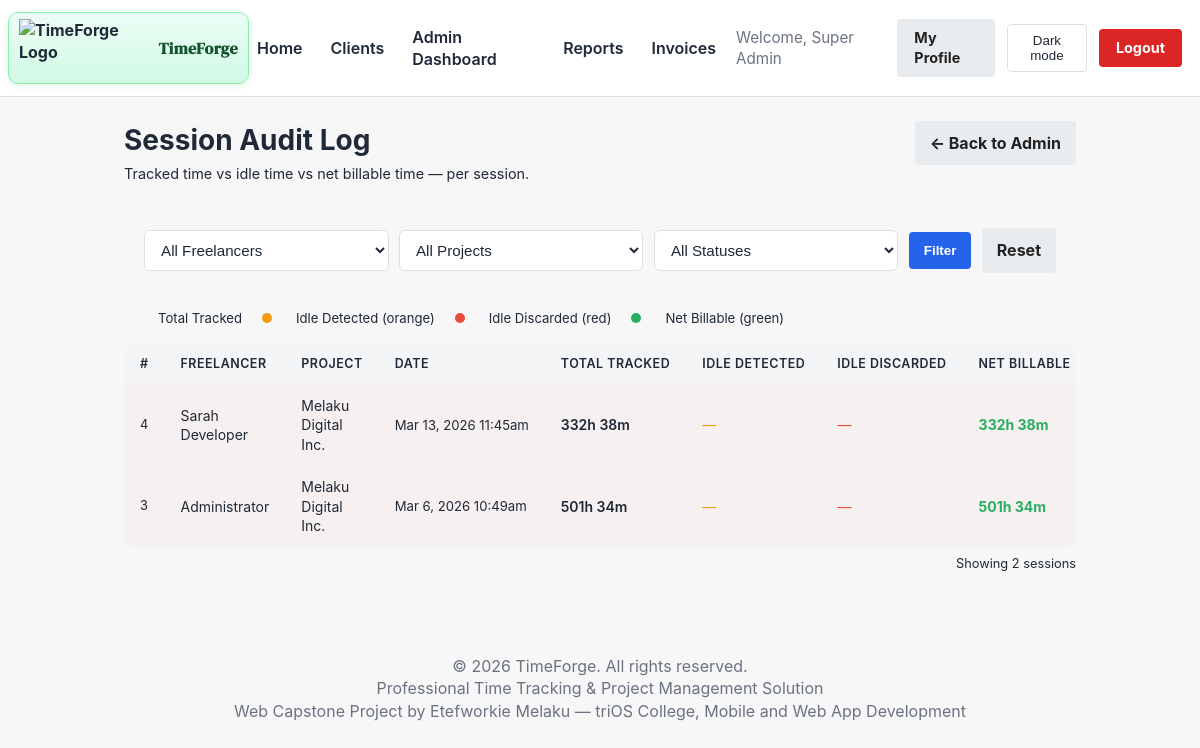
Page /admin/session_audit.php (signed in) on the earlier database version.
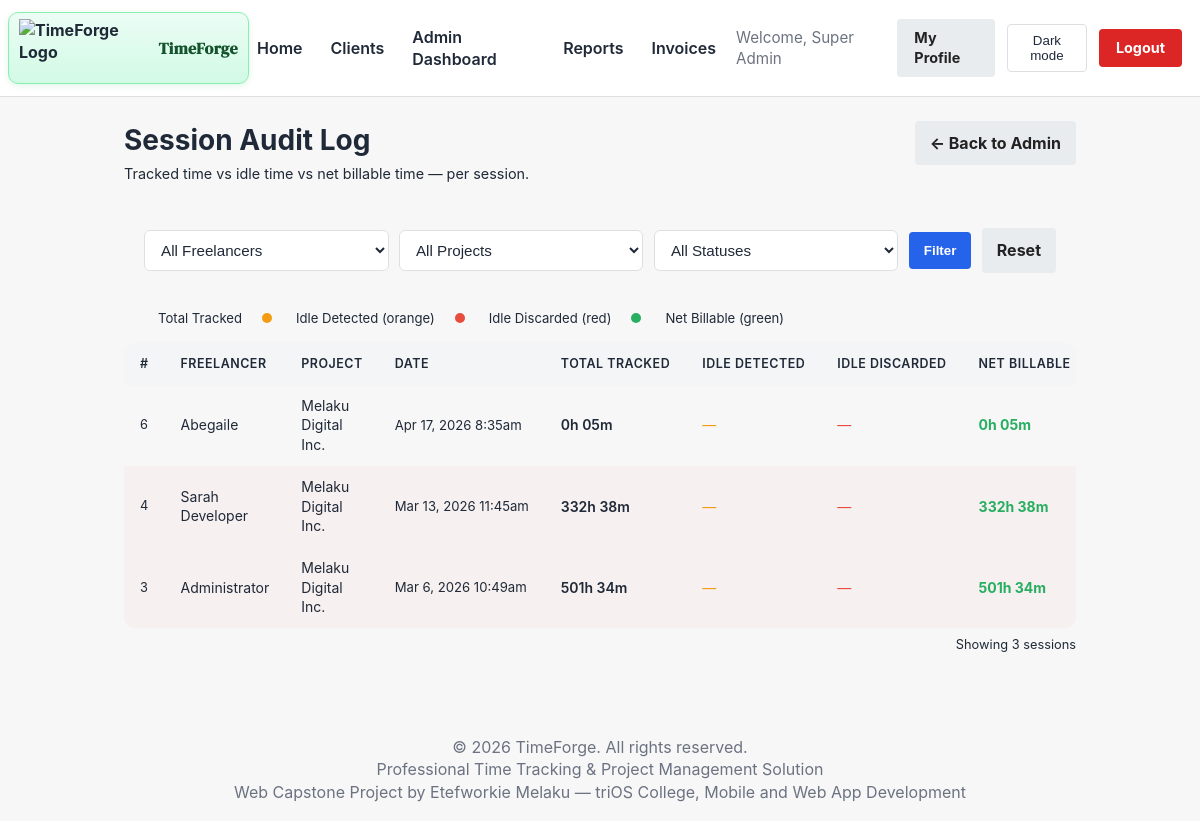
Same page on the later database version.
### tables this page shows
CREATE TABLE `time_entries` (
  `id` int(11) NOT NULL,
  `company_id` int(11) DEFAULT NULL,
  `project_id` int(11) NOT NULL,
  `user_id` int(11) DEFAULT NULL,
  `start_time` datetime NOT NULL,
  `end_time` datetime DEFAULT NULL,
  `total_seconds` int(11) DEFAULT 0,
  `description` text DEFAULT NULL,
  `is_billable` tinyint(1) DEFAULT 1,
  `is_idle_detected` tinyint(1) DEFAULT 0,
  `status` enum('running','paused','completed','pending','approved','rejected','abandoned') DEFAULT 'completed',
  `entry_type` enum('timer','manual') DEFAULT 'timer',
  `reviewed_by` int(11) DEFAULT NULL,
  `reviewed_at` datetime DEFAULT NULL,
  `rejection_reason` varchar(255) DEFAULT NULL,
  `created_at` timestamp NOT NULL DEFAULT current_timestamp(),
  `updated_at` timestamp NOT NULL DEFAULT current_timestamp() ON UPDATE current_timestamp(),
  `idle_seconds` int(11) DEFAULT 0 COMMENT 'Total idle seconds detected during this session',
  `discarded_idle_seconds` int(11) DEFAULT 0 COMMENT 'Idle seconds the user chose to discard',
  `activity_score_avg` float DEFAULT NULL COMMENT 'Average activity events per heartbeat minute',
  `close_reason` enum('manual','auto','abandoned') DEFAULT 'manual' COMMENT 'How the session was closed'
);

CREATE TABLE `users` (
  `id` int(11) NOT NULL,
  `company_id` int(11) DEFAULT NULL,
  `username` varchar(50) NOT NULL,
  `email` varchar(100) NOT NULL,
  `password` varchar(255) NOT NULL,
  `role` enum('admin','freelancer','client') NOT NULL DEFAULT 'freelancer',
  `full_name` varchar(100) NOT NULL,
  `company_name` varchar(150) DEFAULT NULL,
  `business_tagline` varchar(200) DEFAULT NULL,
  `company_logo` varchar(255) DEFAULT NULL,
  `is_active` tinyint(1) DEFAULT 1,
  `last_login` datetime DEFAULT NULL,
  `last_active_at` datetime DEFAULT NULL,
  `current_project_id` int(11) DEFAULT NULL,
  `password_reset_token` varchar(255) DEFAULT NULL,
  `password_reset_expires` datetime DEFAULT NULL,
  `created_at` timestamp NOT NULL DEFAULT current_timestamp(),
  `updated_at` timestamp NOT NULL DEFAULT current_timestamp() ON UPDATE current_timestamp()
);

CREATE TABLE `projects` (
  `id` int(11) NOT NULL,
  `company_id` int(11) DEFAULT NULL,
  `project_name` varchar(100) NOT NULL,
  `description` text DEFAULT NULL,
  `client_id` int(11) NOT NULL,
  `created_by` int(11) DEFAULT NULL,
  `hourly_rate` decimal(10,2) DEFAULT 0.00,
  `budget` decimal(10,2) DEFAULT NULL,
  `deadline` date DEFAULT NULL,
  `status` enum('active','completed','archived') DEFAULT 'active',
  `stage` enum('planning','in_progress','review','testing','on_hold','completed','archived') DEFAULT 'planning',
  `created_at` timestamp NOT NULL DEFAULT current_timestamp(),
  `updated_at` timestamp NOT NULL DEFAULT current_timestamp() ON UPDATE current_timestamp(),
  `deleted_at` timestamp NULL DEFAULT NULL,
  `deleted_by` int(11) DEFAULT NULL,
  `deletion_requested` tinyint(1) DEFAULT 0,
  `deletion_requested_by` int(11) DEFAULT NULL,
  `deletion_requested_at` timestamp NULL DEFAULT NULL,
  `deletion_reason` text DEFAULT NULL,
  `progress_percentage` int(11) DEFAULT 0,
  `budget_alert_75` tinyint(1) DEFAULT 0,
  `budget_alert_90` tinyint(1) DEFAULT 0,
  `budget_alert_100` tinyint(1) DEFAULT 0,
  `screenshots_enabled` tinyint(1) NOT NULL DEFAULT 1 COMMENT '1 = auto-capture screenshots while timer runs, 0 = disabled',
  `tax_rate` decimal(5,2) DEFAULT 0.00 COMMENT 'Default tax percentage for invoices on this project'
);

### admin/session_audit.php (the view, shortened to what this page needs)
<?php
require_once __DIR__ . '/../includes/auth.php';
$filter_status  = $_GET['status'] ?? 'all';
$where   = ['te.status IN ("completed","approved","abandoned")', 'te.company_id = :company_id'];
$params  = [':company_id' => $_SESSION['company_id']];
$whereSQL = implode(' AND ', $where);
$sql = "
    SELECT te.id,
           te.start_time,
           te.end_time,
           te.total_seconds,
           te.idle_seconds,
           te.discarded_idle_seconds,
           te.activity_score_avg,
           te.close_reason,
           te.status,
           te.description,
           u.full_name   AS freelancer,
           p.project_name        AS project_name
    FROM time_entries te
    INNER JOIN users    u ON u.id = te.user_id
    INNER JOIN projects p ON p.id = te.project_id
    WHERE $whereSQL
    ORDER BY te.start_time DESC
    LIMIT 200
";
$stmt = $pdo->prepare($sql);
$stmt->execute($params);
$entries = $stmt->fetchAll(PDO::FETCH_ASSOC);
function fmtSeconds(int $s): string {
    $h = floor($s / 3600);
    $m = floor(($s % 3600) / 60);
    return sprintf('%dh %02dm', $h, $m);
}
?>
<!DOCTYPE html>
<html lang="en">
<head>
    <link rel="stylesheet" href="/TimeForge_Capstone/css/style.css">
    <link rel="stylesheet" href="/TimeForge_Capstone/css/session-audit.css">
</head>
<body>
<?php include_once __DIR__ . '/../includes/header_partial.php'; ?>
<div class="container">
    <div class="audit-page-header">
        <div>
            <h1 class="audit-title">Session Audit Log</h1>
            <p class="audit-subtitle">Tracked time vs idle time vs net billable time — per session.</p>
        </div>
        <a href="/TimeForge_Capstone/admin/dashboard.php" class="btn btn-secondary">← Back to Admin</a>
    </div>
    <form method="GET" class="audit-filter-bar">
        <select name="user_id" class="form-control audit-select">
            <option value="0">All Freelancers</option>
        </select>
        <select name="project_id" class="form-control audit-select">
            <option value="0">All Projects</option>
        </select>
        <select name="status" class="form-control audit-select">
            <option value="all"      <?= $filter_status === 'all'       ? 'selected' : '' ?>>All Statuses</option>
        </select>
        <button type="submit" class="btn btn-primary">Filter</button>
        <a href="/TimeForge_Capstone/admin/session_audit.php" class="btn btn-secondary">Reset</a>
    </form>
    <div class="audit-legend">
        <span class="legend-dot legend-tracked"></span> Total Tracked
        <span class="legend-dot legend-idle"></span> Idle Detected (orange)
        <span class="legend-dot legend-discarded"></span> Idle Discarded (red)
        <span class="legend-dot legend-net"></span> Net Billable (green)
    </div>
    <?php if (empty($entries)): ?>
        <div class="card audit-empty">
            <p>No sessions found matching the selected filters.</p>
        </div>
    <?php else: ?>
    <div class="audit-table-wrap">
        <table class="audit-table">
            <thead>
                <tr>
                    <th>#</th>
                    <th>Freelancer</th>
                    <th>Project</th>
                    <th>Date</th>
                    <th>Total Tracked</th>
                    <th>Idle Detected</th>
                    <th>Idle Discarded</th>
                    <th>Net Billable</th>
                </tr>
            </thead>
            <tbody>
            <?php foreach ($entries as $e):
                $total      = (int)$e['total_seconds'];
                $idle       = (int)$e['idle_seconds'];
                $discarded  = (int)$e['discarded_idle_seconds'];
                $net        = max(0, $total - $discarded);
                $date       = date('M j, Y g:ia', strtotime($e['start_time']));
                $closeReason = $e['close_reason'];
            ?>
                <tr class="<?= $closeReason === 'abandoned' ? 'row-abandoned' : '' ?>">
                    <td class="audit-id"><?= $e['id'] ?></td>
                    <td><?= htmlspecialchars($e['freelancer']) ?></td>
                    <td><?= htmlspecialchars($e['project_name']) ?></td>
                    <td class="audit-date"><?= $date ?></td>
                    <td class="col-tracked"><?= fmtSeconds($total) ?></td>
                    <td class="col-idle"><?= $idle > 0 ? fmtSeconds($idle) : '<span class="text-muted">—</span>' ?></td>
                    <td class="col-discarded"><?= $discarded > 0 ? fmtSeconds($discarded) : '<span class="text-muted">—</span>' ?></td>
                    <td class="col-net">
                        <strong><?= fmtSeconds($net) ?></strong>
                    </td>
                </tr>
            <?php endforeach; ?>
            </tbody>
        </table>
    </div>
    <p class="audit-count">Showing <?= count($entries) ?> session<?= count($entries) !== 1 ? 's' : '' ?></p>
    <?php endif; ?>
</div>
<?php include_once __DIR__ . '/../includes/footer_partial.php'; ?>
</body>
</html>

Differences in the rows shown:
added time_entries: id "6", user.full_name "Abegaile", project.project_name "Melaku Digital Inc.", start_time "Apr 17, 2026 8:35am", total_seconds "0h 05m", fmtSeconds($net) "0h 05m", close_reason "manual" (drawn)
Other differences:
count($entries): "2" → "3"
